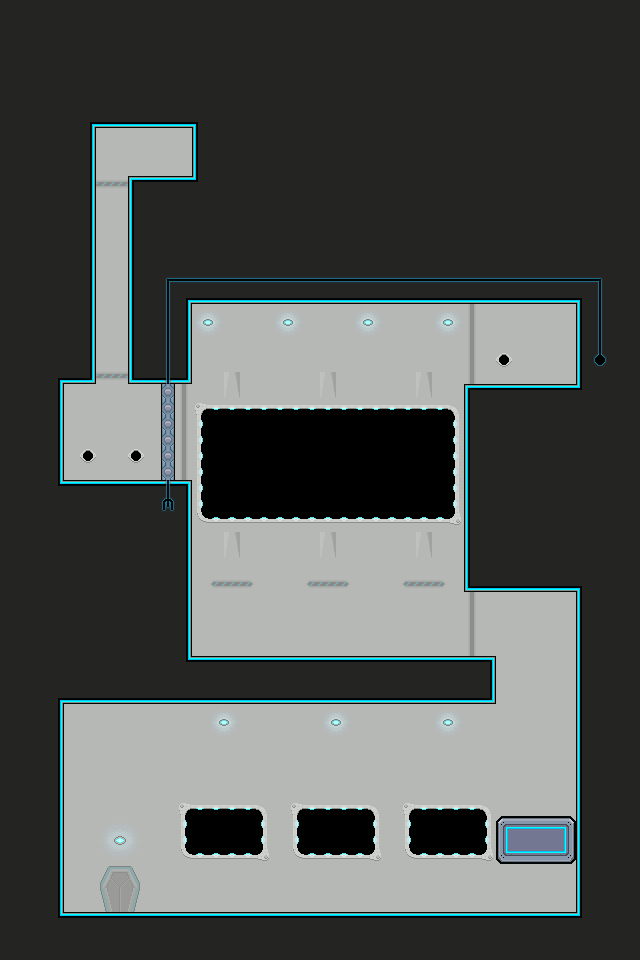

A level layout from a 2D game, rendered from its tile map. Below: a short description, then the map file with tile-grid data replaced by summaries:
An orthogonal 40x60 tile map with 16x16 px tiles, 1 tile layer (Tile Layer 1), 2 tilesets and 25 objects (script_SNegravitite).

<map version="1.0" orientation="orthogonal" renderorder="right-down" width="40" height="60" tilewidth="16" tileheight="16">
 <tileset firstgid="1" source="main.tsx" />
 <tileset firstgid="501" source="objects.tsx" />
 <layer name="Tile Layer 1" width="40" height="60">
  <data>[2400 cells, 2400 non-empty, 70 distinct tile ids]</data>
 </layer>
 <objectgroup name="Object Layer 1">
  <object gid="514" x="536" y="936" />
  <object gid="514" x="488" y="936" />
  <object gid="514" x="488" y="840" />
  <object gid="503" x="384" y="608" />
  <object gid="503" x="176" y="544" />
  <object gid="503" x="296" y="496" />
  <object gid="503" x="416" y="448" />
  <object gid="503" x="208" y="384" />
  <object gid="514" x="440" y="680" />
  <object gid="514" x="312" y="680" />
  <object gid="514" x="216" y="680" />
  <object gid="514" x="168" y="680" />
  <object gid="510" x="264" y="676" />
  <object gid="505" x="276" y="680" />
  <object gid="505" x="476" y="840" />
  <object gid="503" x="360" y="536" />
  <object gid="503" x="232" y="456" />
  <object gid="511" x="520" y="392" />
  <object gid="510" x="504" y="404" />
  <object gid="514" x="40" y="504" />
  <object gid="514" x="56" y="504" />
  <object gid="501" x="88" y="928" />
  <object gid="508" x="120" y="464" />
  <object gid="504" x="128" y="184" />
  <object name="script_SNegravitite" x="516" y="904" width="64" height="16" />
 </objectgroup>
</map>
